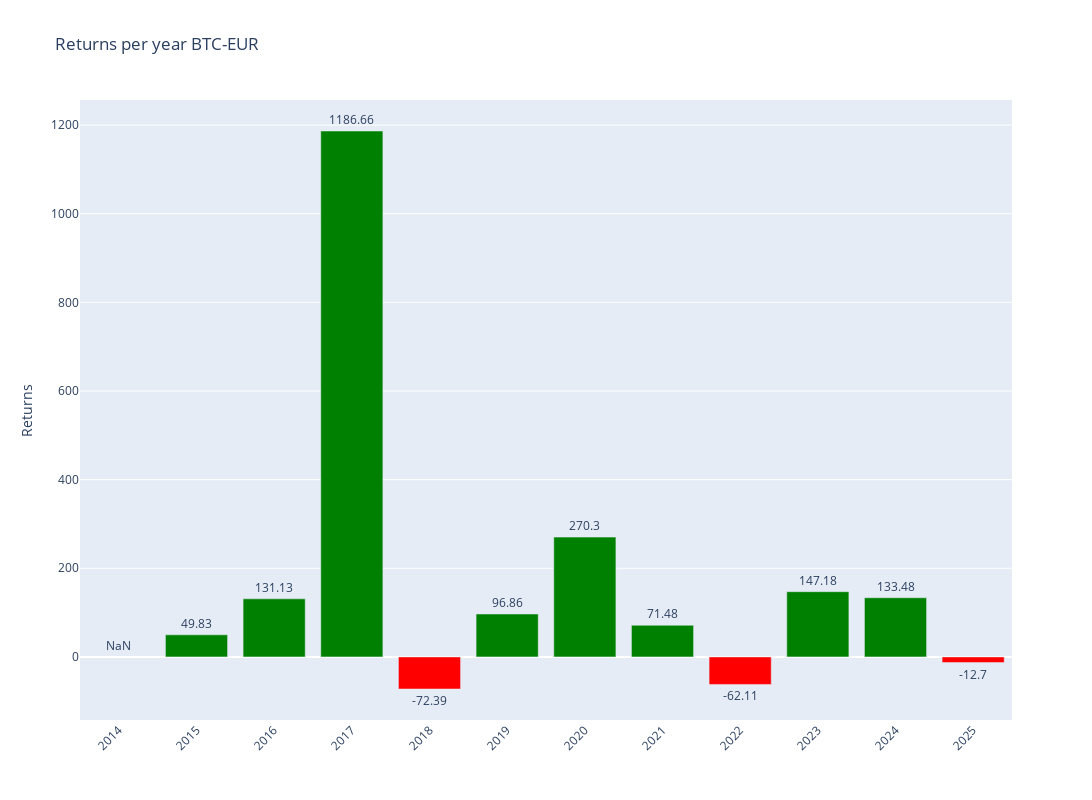

Notebook code for this chart:
### Code cell
# Plotly
fig = make_subplots()

# Add colors
colors = ['green' if x >= 0 else 'red' for x in annual_data['Return']]

# Graph (1,1)
fig.add_trace(go.Bar(y=annual_data['Return'],x=annual_data['Return'].index,text=round(annual_data['Return'],2),textposition='outside',marker_color=colors,hoverinfo='skip'),row=1,col=1)

# Update xaxis properties
fig.update_yaxes(title_text="Returns", row=1, col=1)

fig.update_layout(xaxis=dict(tickvals=annual_data.index,tickangle=-45),height=800, width=1300,title=f"Returns per year {ticker}")

fig.show()

### Figure 1 — Plotly figure (JSON) as saved in the notebook; plotly's stock layout.template omitted (floating-point values rounded to 4 significant figures)
{"data": [{"hoverinfo": "skip", "marker": {"color": ["red", "green", "green", "green", "red", "green", "green", "green", "red", "green", "green", "red"]}, "text": [NaN, 49.83, 131.1, 1187.0, -72.39, 96.86, 270.3, 71.48, -62.11, 147.2, 133.5, -12.7], "textposition": "outside", "type": "bar", "x": [2014, 2015, 2016, 2017, 2018, 2019, 2020, 2021, 2022, 2023, 2024, 2025], "xaxis": "x", "y": [NaN, 49.83, 131.1, 1187.0, -72.39, 96.86, 270.3, 71.48, -62.11, 147.2, 133.5, -12.7], "yaxis": "y"}], "layout": {"height": 800, "title": {"text": "Returns per year BTC-EUR"}, "width": 1300, "xaxis": {"anchor": "y", "domain": [0, 1], "tickangle": -45, "tickvals": [2014, 2015, 2016, 2017, 2018, 2019, 2020, 2021, 2022, 2023, 2024, 2025]}, "yaxis": {"anchor": "x", "domain": [0, 1], "title": {"text": "Returns"}}}}
